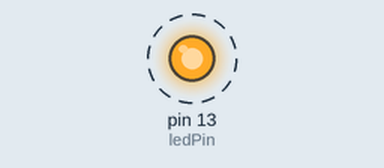
A sketch run on a simulated Arduino Uno, built with avr-gcc and run on an emulated ATmega328P. On the bench: output pins drawn as LEDs (lit = HIGH). Dashed ring = blinking. What the sketch prints to the serial monitor is not drawn.

Above: at 0.5 s.
Timing chart, 0 to 4.6 s (numbered marks = the images above):
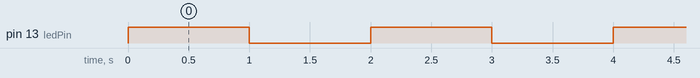

The sketch:

comtest.ino
```cpp
int ledPin = 13;

void setup() {
  // put your setup code here, to run once:
  Serial.begin(9600);
  pinMode(ledPin,OUTPUT);
}

void loop() {
  // put your main code here, to run repeatedly:
  digitalWrite(ledPin, HIGH);
  delay(1000);
  Serial.println("Test");
  digitalWrite(ledPin, LOW);
  delay(1000);
}
```

Measured:
- by itself, pin 13 (ledPin): alternates HIGH for 1.0 s and LOW for 1.0 s
